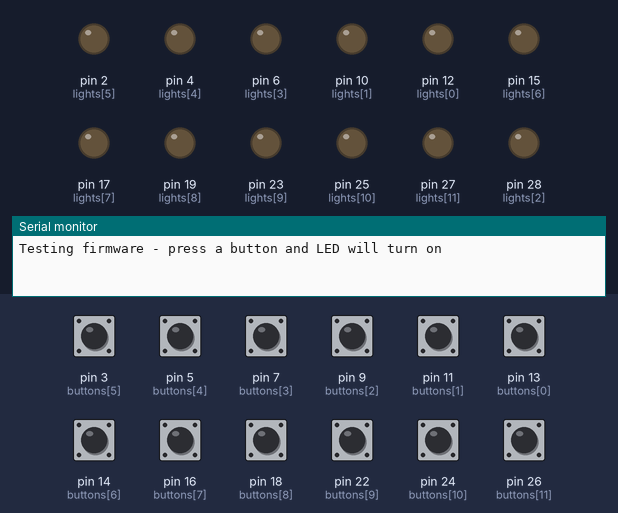
A sketch run on a simulated Arduino Mega 2560, built with avr-gcc and run on an emulated ATmega2560. Parts: output pins drawn as LEDs (lit = HIGH), the last lines printed to the serial monitor. Inputs (shaded band) come from the test bench; at power-on: pin 3 (buttons[5]), pin 5 (buttons[4]), pin 7 (buttons[3]), pin 9 (buttons[2]), pin 11 (buttons[1]), pin 13 (buttons[0]), pin 14 (buttons[6]), pin 16 (buttons[7]), pin 18 (buttons[8]), pin 22 (buttons[9]), pin 24 (buttons[10]), pin 26 (buttons[11]) HIGH.

Above: at 1.2 s.
1.3 s: pin 3 (buttons[5]) pulled LOW for 0.15 s
At 1.38 s:
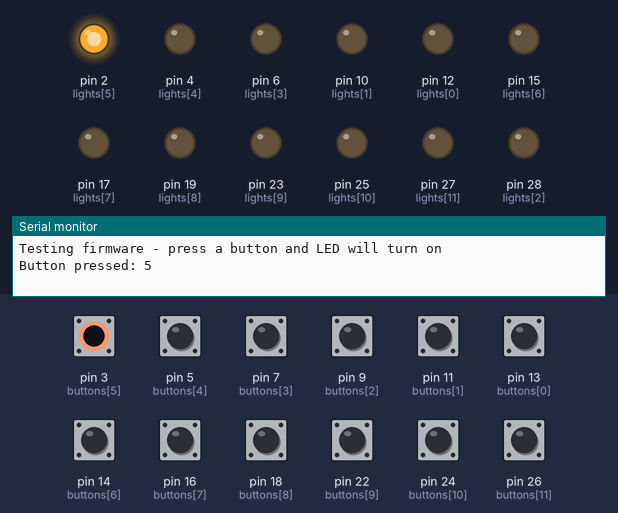
2.9 s: pin 5 (buttons[4]) pulled LOW for 0.15 s
At 2.98 s:
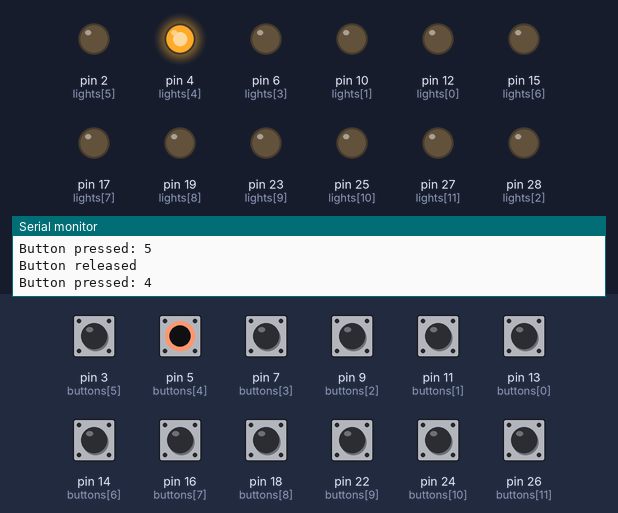
4.5 s: pin 7 (buttons[3]) pulled LOW for 0.15 s
At 4.58 s:
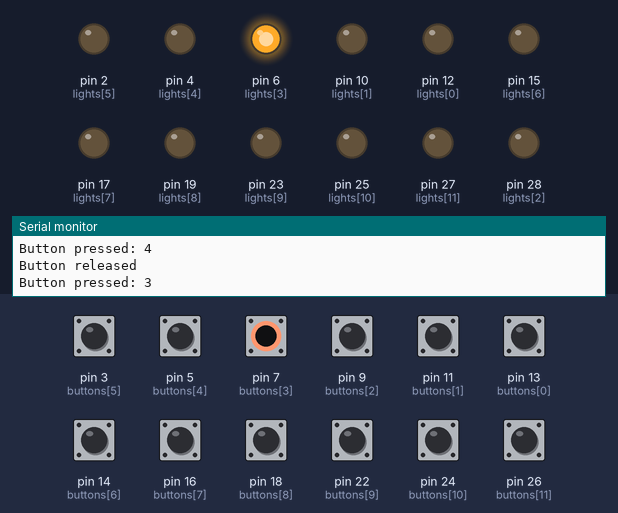
6.1 s: pin 9 (buttons[2]) pulled LOW for 0.15 s
At 6.18 s:
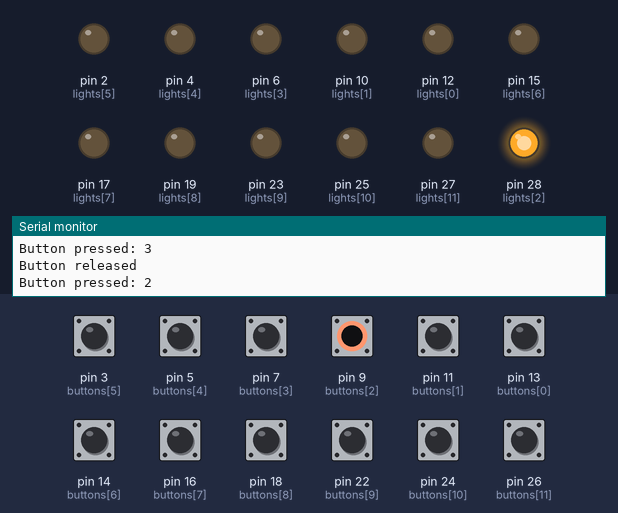
7.7 s: pin 11 (buttons[1]) pulled LOW for 0.15 s
At 7.78 s:
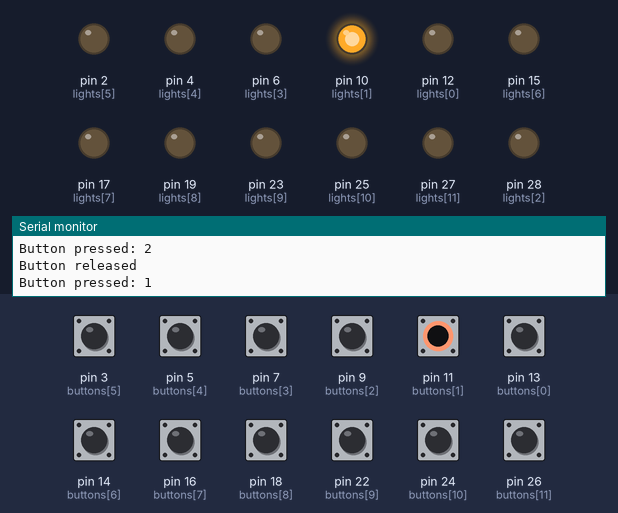
9.3 s: pin 13 (buttons[0]) pulled LOW for 0.15 s
At 9.38 s:
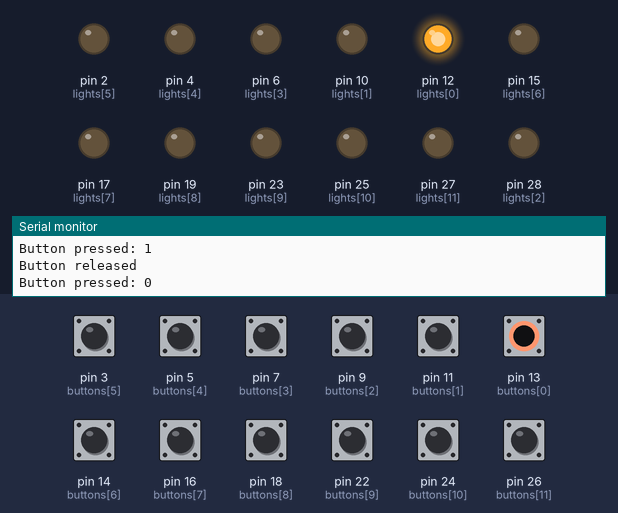
Timing chart, 0 to 11.9 s (numbered marks = the images above; inputs shaded):
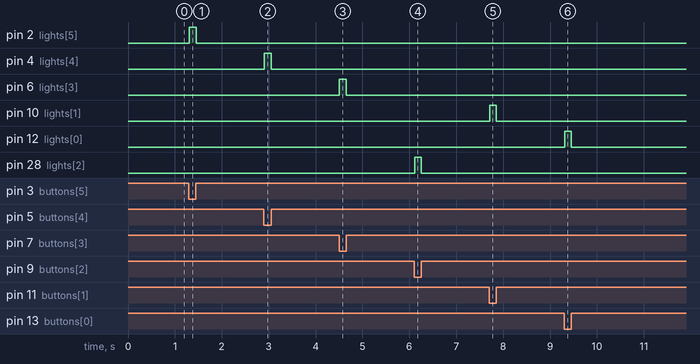

Measured:
- after the input at 1.3 s, pin 2 (lights[5]): LOW → HIGH at once, → LOW 0.14 s later
- after the input at 2.9 s, pin 4 (lights[4]): LOW → HIGH at once, → LOW 0.14 s later
- after the input at 4.5 s, pin 6 (lights[3]): LOW → HIGH at once, → LOW 0.14 s later
- after the input at 6.1 s, pin 28 (lights[2]): LOW → HIGH at once, → LOW 0.14 s later
- after the input at 7.7 s, pin 10 (lights[1]): LOW → HIGH at once, → LOW 0.14 s later
- after the input at 9.3 s, pin 12 (lights[0]): LOW → HIGH at once, → LOW 0.14 s later

The sketch:

Button_Light_Test.ino
```cpp
// (licence header left out)
#define EXHIBIT_SIZE 12 //This is the number of buttons to read (and identical to the number of LEDs to control)

//Hardware pin definitions
//The buttons array contains the hardware aruino pin numbers to buttons
//The first pin number is button0, 2nd is button1, etc.
//                              BTN 0,  1,  2, 3, 4, 5, 6,  7,  8,  9,  10, 11
const byte buttons[EXHIBIT_SIZE] = {13, 11, 9, 7, 5, 3, 14, 16, 18, 22, 24, 26};
//const byte buttons[EXHIBIT_SIZE] = {0, 0, 0, 0, 0, 0, 0, 0, 0, 0, 0, 0};

//The lights array contains the hardware arduino pin numbers to lights
//The first pin number is light0, 2nd is light1, etc.
//                             LED 0,  1,  2, 3, 4, 5, 6,  7,  8,  9,  10, 11
const byte lights[EXHIBIT_SIZE] = {12, 10, 28, 6, 4, 2, 15, 17, 19, 23, 25, 27}; //Had to re-write B2 to pin 28
//const byte lights[EXHIBIT_SIZE] = {0, 0, 0, 0, 0, 0, 0, 0, 0, 0, 0, 0};

void setup()
{
  Serial.begin(57600);
  Serial.println("Testing firmware - press a button and LED will turn on");

  for(byte x = 0 ; x < EXHIBIT_SIZE ; x++)
  {
    pinMode(buttons[x], INPUT_PULLUP); //Define buttons as inputs with pull up resistors
    pinMode(lights[x], OUTPUT); //Define LED as outputs
  }

  deactivateLight(-1); //Turn off all lights
}

void loop()
{
  int button = checkButtons(); //Returns the number of the first button pressed

  if(button > -1)
  {
    Serial.print("Button pressed: ");
    Serial.println(button);

    activateLight(button); //Turn on this one

    while(checkButtons() == button) ; //Wait for user to release button
    deactivateLight(-1); //Turn off any other lights
    Serial.println("Button released");
  }

}

//Given a light number, turn it on
//-1 turns them all on
void activateLight(byte lightNumber)
{
  if(lightNumber > EXHIBIT_SIZE)
  {
    //Turn em all on
    for(byte x = 0 ; x < EXHIBIT_SIZE ; x++)
      digitalWrite(lights[x], HIGH);
  }
  else
    digitalWrite(lights[lightNumber], HIGH);
}

//Given a light number, turn it off
//-1 turns them all off
void deactivateLight(byte lightNumber)
{
  if(lightNumber > EXHIBIT_SIZE)
  {
    //Turn em all off
    for(byte x = 0 ; x < EXHIBIT_SIZE ; x++)
      digitalWrite(lights[x], LOW);
  }
  else
    digitalWrite(lights[lightNumber], LOW);
}

//Checks all the buttons
//Returns the first button that is pressed
int checkButtons(void)
{
  for(byte x = 0 ; x < EXHIBIT_SIZE ; x++)
    if(digitalRead(buttons[x]) == LOW)
    {
      delay(10); //Debounce
      return(x);
    }

  return(-1); //No button is pressed
}
```
